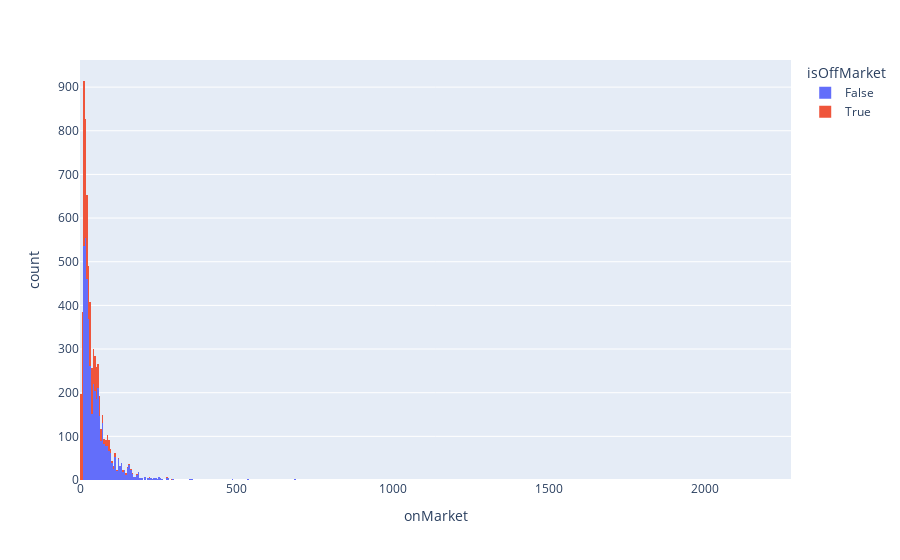

Notebook cell for this chart:
### Code cell
# import plotly.express as px
# df = px.data.tips()
fig = px.histogram(df, x="onMarket", color="isOffMarket")
fig.show()

### Figure 1 — Plotly figure (JSON) as saved in the notebook; plotly's stock layout.template omitted (floating-point values rounded to 4 significant figures; data arrays with more than 128 entries replaced by an {"elided": "..."} marker saying what was removed)
{"data": [{"alignmentgroup": "True", "bingroup": "x", "hovertemplate": "isOffMarket=False<br>onMarket=%{x}<br>count=%{y}<extra></extra>", "legendgroup": "False", "marker": {"color": "#636efa", "pattern": {"shape": ""}}, "name": "False", "offsetgroup": "False", "orientation": "v", "showlegend": true, "type": "histogram", "x": {"elided": "4434 int values"}, "xaxis": "x", "yaxis": "y"}, {"alignmentgroup": "True", "bingroup": "x", "hovertemplate": "isOffMarket=True<br>onMarket=%{x}<br>count=%{y}<extra></extra>", "legendgroup": "True", "marker": {"color": "#EF553B", "pattern": {"shape": ""}}, "name": "True", "offsetgroup": "True", "orientation": "v", "showlegend": true, "type": "histogram", "x": {"elided": "2328 int values"}, "xaxis": "x", "yaxis": "y"}], "layout": {"barmode": "relative", "legend": {"title": {"text": "isOffMarket"}, "tracegroupgap": 0}, "margin": {"t": 60}, "xaxis": {"anchor": "y", "domain": [0, 1], "title": {"text": "onMarket"}}, "yaxis": {"anchor": "x", "domain": [0, 1], "title": {"text": "count"}}}}
